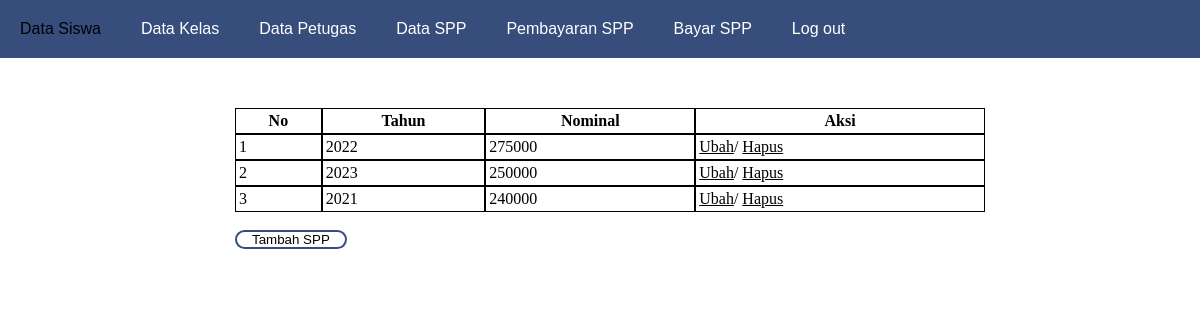
Screenshot of /admin/spp.php with the database file from the repository.
### tables this page shows
CREATE TABLE `spp` (
  `id_spp` int(11) NOT NULL,
  `tahun` int(4) DEFAULT NULL,
  `nominal` int(11) DEFAULT NULL
);

### admin/spp.php (the view, shortened to what this page needs)
<!DOCTYPE html>
<html lang="en">
<head>
    <link rel="stylesheet" href="https://cdnjs.cloudflare.com/ajax/libs/font-awesome/4.7.0/css/font-awesome.min.css">
    <link rel="stylesheet" href="style.css">
</head>
<body>
    <?php
    include "headeradm.php";
    ?>
    <br>
    <table>
        <tr>
            <th>No</th>
            <th>Tahun</th>
            <th>Nominal</th>
            <th>Aksi</th>
        </tr>
        <?php
        include "../koneksi.php";
        $qry = mysqli_query($conn, "SELECT * FROM spp");
        $nomor = 1;
        while($data = mysqli_fetch_array($qry)){
        ?>
        <tr>
            <td><?= $nomor++ ?></td>
            <td><?= $data['tahun']?></td>
            <td><?=  $data['nominal'] ?></td>
            <td>
                <a href="edit_spp.php?id=<?=$data['id_spp']?>">Ubah</a>/
                <a href="hapus_spp.php?id=<?=$data['id_spp']?>">Hapus</a>
            </td>
        </tr>
        <?php } ?>
    </table>
    <br>
    <div class="plus">
    <a href="tambah_spp.php"><button class="button1" >Tambah SPP</button></a>
    </div>
</body>
</html>

### admin/style.css (style rules this page uses)
body { cursor: url('../img/too386.cur'), auto !important; }
table tr td, th { border: 1px solid black; padding: 3px; }
table { border-spacing: 0; padding-top: 50px; margin-left: 235px; width: 900px; }
table tr td a { color: black; }
.plus { margin-left: 235px; }
.button1 { background-color: white; color: black; border: 2px solid #374e7c; border-radius: 100px ; padding-left: 15px; padding-right: 15px; }

### admin/header.css (style rules this page uses)
*,html, body { margin: 0; padding: 0; cursor: url('../img/too386.cur'), auto !important; }

### admin/spp.php (style rules this page uses)
table { margin-left: 235px; width : 750px; }

### rows the page displays
spp: tahun "2022", nominal "275000"
spp: tahun "2023", nominal "250000"
spp: tahun "2021", nominal "240000"
